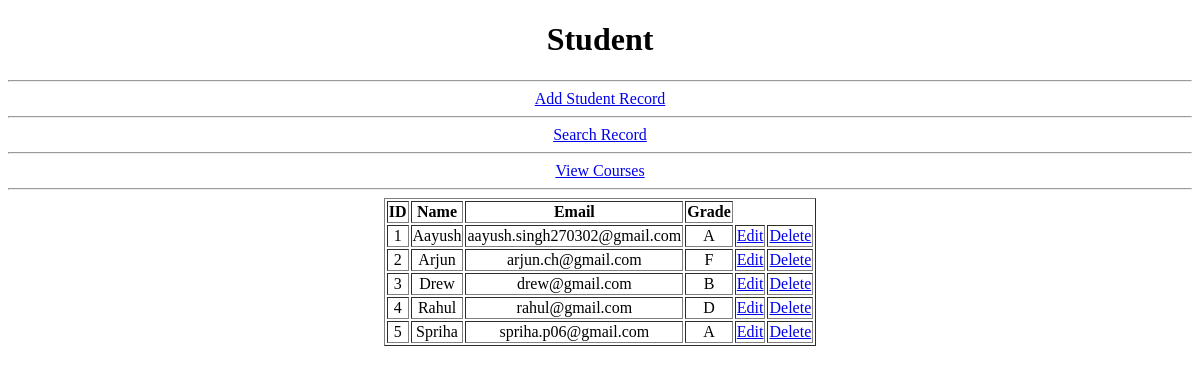
Before: / with the older database file.
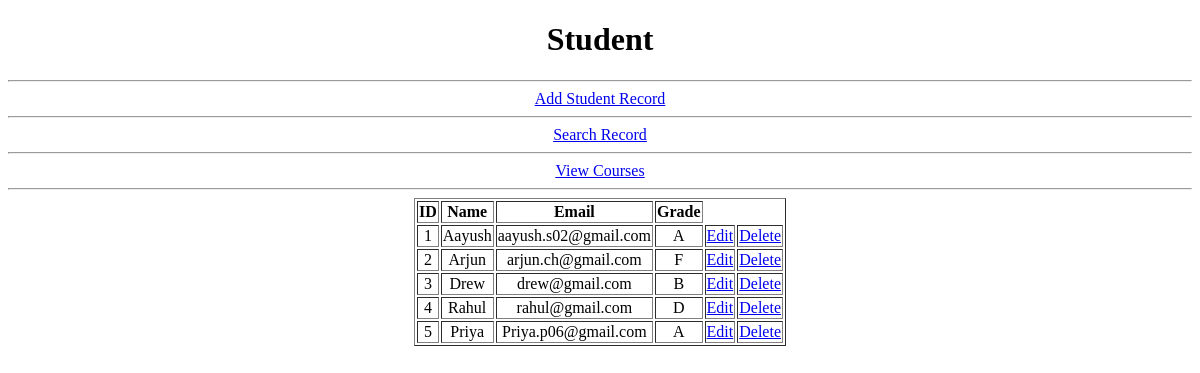
After: the same page with the newer database file.
### crud/models.py (models this page shows)
class crudst(models.Model):
    stid=models.AutoField(primary_key=True)
    stname=models.CharField(max_length=70)
    stgrade=models.CharField(max_length=50)
    stemail=models.CharField(max_length=90,unique=True)

### crud/views.py (the view)
# urls.py: path('',views.stdisplay,name="stdisplay"),
def stdisplay(request):
    results=crudst.objects.all()
    return render(request,"Index.html",{"crudst":results})

### crud/templates/Index.html (shortened to what this page needs)
<!DOCTYPE html>
<html lang="en">
<head>
</head>
<body>
    <center><h1>Student</h1>
    <hr/>
    <a href="{% url 'stinsert'%}">Add Student Record</a>
    <hr/>
    <a href="{% url 'stsearch'%}">Search Record</a>
    <hr/>
    <a href="{% url 'cdisplay'%}">View Courses</a>
    <hr/>
    <table border="1">
        <tr>
            <th>ID</th>
            <th>Name</th>
            <th>Email</th>
            <th>Grade</th>
        </tr>
    {% for displayst in crudst %}
     <tr>
         <td><center>{{displayst.stid}}</center></td>
         <td><center>{{displayst.stname}}</center></td>
         <td><center>{{displayst.stemail}}</center></td>
         <td><center>{{displayst.stgrade}}</center></td>
         <td><center><a href="/Edit/{{displayst.stid}}">Edit</a></center></td>
         <td><center><a href="/Delete/{{displayst.stid}}">Delete</a></center></td>
        </tr>
    {% endfor %}
    </table>
    </center>
</body>
</html>

Changed rows visible on the page:
changed crudst "Aayush": stemail "aayush.singh270302@gmail.com" → "aayush.s02@gmail.com"
changed crudst id 5: stname "Spriha" → "Priya"; stemail "spriha.p06@gmail.com" → "Priya.p06@gmail.com"
